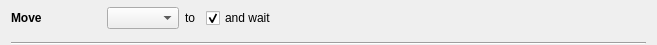
<?xml version="1.0" encoding="UTF-8"?>
<ui version="4.0">
 <class>Form</class>
 <widget class="QWidget" name="Form">
  <property name="geometry">
   <rect>
    <x>0</x>
    <y>0</y>
    <width>657</width>
    <height>45</height>
   </rect>
  </property>
  <property name="windowTitle">
   <string>Form</string>
  </property>
  <layout class="QVBoxLayout" name="verticalLayout">
   <property name="topMargin">
    <number>0</number>
   </property>
   <property name="bottomMargin">
    <number>0</number>
   </property>
   <item>
    <layout class="QHBoxLayout" name="hlayout">
     <item>
      <widget class="QLabel" name="label">
       <property name="minimumSize">
        <size>
         <width>90</width>
         <height>0</height>
        </size>
       </property>
       <property name="text">
        <string>&lt;b&gt;Move&lt;/b&gt;</string>
       </property>
      </widget>
     </item>
     <item>
      <widget class="QComboBox" name="device"/>
     </item>
     <item>
      <widget class="QLabel" name="label_2">
       <property name="text">
        <string>to</string>
       </property>
      </widget>
     </item>
     <item>
      <spacer name="horizontalSpacer_2">
       <property name="orientation">
        <enum>Qt::Horizontal</enum>
       </property>
       <property name="sizeType">
        <enum>QSizePolicy::Fixed</enum>
       </property>
       <property name="sizeHint" stdset="0">
        <size>
         <width>5</width>
         <height>1</height>
        </size>
       </property>
      </spacer>
     </item>
     <item>
      <widget class="QCheckBox" name="waitBox">
       <property name="text">
        <string>and wait</string>
       </property>
       <property name="checked">
        <bool>true</bool>
       </property>
      </widget>
     </item>
     <item>
      <spacer name="horizontalSpacer">
       <property name="orientation">
        <enum>Qt::Horizontal</enum>
       </property>
       <property name="sizeHint" stdset="0">
        <size>
         <width>40</width>
         <height>20</height>
        </size>
       </property>
      </spacer>
     </item>
     <item>
      <widget class="QWidget" name="buttons" native="true">
       <property name="minimumSize">
        <size>
         <width>156</width>
         <height>34</height>
        </size>
       </property>
      </widget>
     </item>
    </layout>
   </item>
   <item>
    <widget class="Line" name="line">
     <property name="orientation">
      <enum>Qt::Horizontal</enum>
     </property>
    </widget>
   </item>
  </layout>
 </widget>
 <resources>
  <include location="../../../../resources/nicos-gui.qrc"/>
 </resources>
 <connections/>
</ui>
